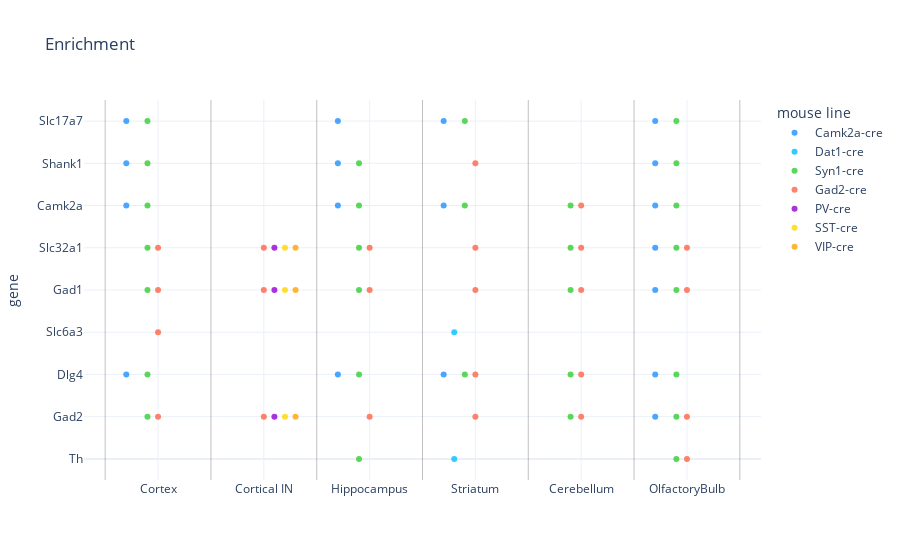

Notebook code cell kept with this figure:
### Code cell
### --- PLOT ENRICHMENT --- ###
df = df_enriched

list_region = []
list_mouse = []
for key in df.columns:
    region, mouse = str.split(key, sep='.')
    list_region.append(region)
    list_mouse.append(mouse)

list_unq_region = ['Cortex', 'CorticalInterneurons', 'Hippocampus', 'Striatum', 'Cerebellum', 'OlfactoryBulb']
list_unq_mouse = ['Camk2a-cre', 'Dat1-cre', 'Syn1-cre', 'Gad2-cre', 'PV-cre', 'SST-cre', 'VIP-cre']

value_x_step = 0.1
value_x_min = -0.3

label_x = list_unq_region
label_y = []
label_gene = []
label_mouse = []
label_region = []
value_x = []
value_y = []
for protein, row_info in df_info.iterrows():
    label_y.append(row_info['gene'])
    row_enriched = df.loc[protein]
    for key, value in row_enriched.items():
        if value == 1:
            region, mouse = str.split(key, sep='.')
            value_x_shift = list_unq_mouse.index(mouse)
            value_x_tick = list_unq_region.index(region) + 1
            value_x_point = value_x_tick + (value_x_min + value_x_step * value_x_shift)
            value_x.append(value_x_point)
            value_y.append(len(label_y) - 1)
            label_mouse.append(mouse)
            label_gene.append(row_info['gene'])
            label_region.append(region)

df = pd.DataFrame({'x': value_x, 'y': value_y, 'mouse line': label_mouse, 'gene': label_gene, 'region': label_region})

color_map = {'Camk2a-cre': '#1E90FF', 
             'Dat1-cre': '#00BFFF',
             'Syn1-cre': '#32CD32',
             'Gad2-cre': '#FF6347',
             'PV-cre': '#9400D3',
             'SST-cre': '#FFD700',
             'VIP-cre': '#FFA500'}

label_x[1] = 'Cortical IN'
print(label_x)
print(label_y)

fig = px.scatter(df, x='x', y='y', color='mouse line', opacity=0.8,
                 title='Enrichment',
                 category_orders={'mouse line': list_unq_mouse},
                 color_discrete_map=color_map,
                 template='plotly_white',
                 hover_name = 'gene',
                 hover_data={'region':True,'x':False,'mouse line':True, 'gene':False})

fig.update_layout(xaxis=dict(tickmode="array", tickvals=np.arange(0, len(label_x)) + 1,
                              ticktext=label_x),
                  yaxis=dict(tickmode="array", tickvals=np.arange(0, len(label_y)),
                              ticktext=label_y),
                  xaxis_range=[0.3, 6.7],
                  yaxis_range=[-0.5, len(label_y) - 0.5],
                  xaxis_title='',
                  yaxis_title='gene',
                 )

for vidx in range(len(label_x)+1):
    fig.add_vline(x=vidx + .5, line_color='grey', line_width=0.5)


fig.show()

### Figure 1 — Plotly figure (JSON) as saved in the notebook; plotly's stock layout.template omitted (floating-point values rounded to 4 significant figures)
{"data": [{"customdata": [["OlfactoryBulb", "Camk2a-cre", "Gad2"], ["Cortex", "Camk2a-cre", "Dlg4"], ["Hippocampus", "Camk2a-cre", "Dlg4"], ["Striatum", "Camk2a-cre", "Dlg4"], ["OlfactoryBulb", "Camk2a-cre", "Dlg4"], ["OlfactoryBulb", "Camk2a-cre", "Gad1"], ["OlfactoryBulb", "Camk2a-cre", "Slc32a1"], ["Cortex", "Camk2a-cre", "Camk2a"], ["Hippocampus", "Camk2a-cre", "Camk2a"], ["Striatum", "Camk2a-cre", "Camk2a"], ["OlfactoryBulb", "Camk2a-cre", "Camk2a"], ["Cortex", "Camk2a-cre", "Shank1"], ["Hippocampus", "Camk2a-cre", "Shank1"], ["OlfactoryBulb", "Camk2a-cre", "Shank1"], ["Cortex", "Camk2a-cre", "Slc17a7"], ["Hippocampus", "Camk2a-cre", "Slc17a7"], ["Striatum", "Camk2a-cre", "Slc17a7"], ["OlfactoryBulb", "Camk2a-cre", "Slc17a7"]], "hovertemplate": "<b>%{hovertext}</b><br><br>mouse line=%{customdata[1]}<br>y=%{y}<br>region=%{customdata[0]}<extra></extra>", "hovertext": ["Gad2", "Dlg4", "Dlg4", "Dlg4", "Dlg4", "Gad1", "Slc32a1", "Camk2a", "Camk2a", "Camk2a", "Camk2a", "Shank1", "Shank1", "Shank1", "Slc17a7", "Slc17a7", "Slc17a7", "Slc17a7"], "legendgroup": "Camk2a-cre", "marker": {"color": "#1E90FF", "opacity": 0.8, "symbol": "circle"}, "mode": "markers", "name": "Camk2a-cre", "orientation": "v", "showlegend": true, "type": "scatter", "x": [5.7, 0.7, 2.7, 3.7, 5.7, 5.7, 5.7, 0.7, 2.7, 3.7, 5.7, 0.7, 2.7, 5.7, 0.7, 2.7, 3.7, 5.7], "xaxis": "x", "y": [1, 2, 2, 2, 2, 4, 5, 6, 6, 6, 6, 7, 7, 7, 8, 8, 8, 8], "yaxis": "y"}, {"customdata": [["Striatum", "Dat1-cre", "Th"], ["Striatum", "Dat1-cre", "Slc6a3"]], "hovertemplate": "<b>%{hovertext}</b><br><br>mouse line=%{customdata[1]}<br>y=%{y}<br>region=%{customdata[0]}<extra></extra>", "hovertext": ["Th", "Slc6a3"], "legendgroup": "Dat1-cre", "marker": {"color": "#00BFFF", "opacity": 0.8, "symbol": "circle"}, "mode": "markers", "name": "Dat1-cre", "orientation": "v", "showlegend": true, "type": "scatter", "x": [3.8, 3.8], "xaxis": "x", "y": [0, 3], "yaxis": "y"}, {"customdata": [["Hippocampus", "Syn1-cre", "Th"], ["OlfactoryBulb", "Syn1-cre", "Th"], ["Cortex", "Syn1-cre", "Gad2"], ["Cerebellum", "Syn1-cre", "Gad2"], ["OlfactoryBulb", "Syn1-cre", "Gad2"], ["Hippocampus", "Syn1-cre", "Dlg4"], ["Cortex", "Syn1-cre", "Dlg4"], ["Striatum", "Syn1-cre", "Dlg4"], ["Cerebellum", "Syn1-cre", "Dlg4"], ["OlfactoryBulb", "Syn1-cre", "Dlg4"], ["Hippocampus", "Syn1-cre", "Gad1"], ["Cortex", "Syn1-cre", "Gad1"], ["Cerebellum", "Syn1-cre", "Gad1"], ["OlfactoryBulb", "Syn1-cre", "Gad1"], ["Hippocampus", "Syn1-cre", "Slc32a1"], ["Cortex", "Syn1-cre", "Slc32a1"], ["Cerebellum", "Syn1-cre", "Slc32a1"], ["OlfactoryBulb", "Syn1-cre", "Slc32a1"], ["Hippocampus", "Syn1-cre", "Camk2a"], ["Cortex", "Syn1-cre", "Camk2a"], ["Striatum", "Syn1-cre", "Camk2a"], ["Cerebellum", "Syn1-cre", "Camk2a"], ["OlfactoryBulb", "Syn1-cre", "Camk2a"], ["Hippocampus", "Syn1-cre", "Shank1"], ["Cortex", "Syn1-cre", "Shank1"], ["OlfactoryBulb", "Syn1-cre", "Shank1"], ["Cortex", "Syn1-cre", "Slc17a7"], ["Striatum", "Syn1-cre", "Slc17a7"], ["OlfactoryBulb", "Syn1-cre", "Slc17a7"]], "hovertemplate": "<b>%{hovertext}</b><br><br>mouse line=%{customdata[1]}<br>y=%{y}<br>region=%{customdata[0]}<extra></extra>", "hovertext": ["Th", "Th", "Gad2", "Gad2", "Gad2", "Dlg4", "Dlg4", "Dlg4", "Dlg4", "Dlg4", "Gad1", "Gad1", "Gad1", "Gad1", "Slc32a1", "Slc32a1", "Slc32a1", "Slc32a1", "Camk2a", "Camk2a", "Camk2a", "Camk2a", "Camk2a", "Shank1", "Shank1", "Shank1", "Slc17a7", "Slc17a7", "Slc17a7"], "legendgroup": "Syn1-cre", "marker": {"color": "#32CD32", "opacity": 0.8, "symbol": "circle"}, "mode": "markers", "name": "Syn1-cre", "orientation": "v", "showlegend": true, "type": "scatter", "x": [2.9, 5.9, 0.9, 4.9, 5.9, 2.9, 0.9, 3.9, 4.9, 5.9, 2.9, 0.9, 4.9, 5.9, 2.9, 0.9, 4.9, 5.9, 2.9, 0.9, 3.9, 4.9, 5.9, 2.9, 0.9, 5.9, 0.9, 3.9, 5.9], "xaxis": "x", "y": [0, 0, 1, 1, 1, 2, 2, 2, 2, 2, 4, 4, 4, 4, 5, 5, 5, 5, 6, 6, 6, 6, 6, 7, 7, 7, 8, 8, 8], "yaxis": "y"}, {"customdata": [["OlfactoryBulb", "Gad2-cre", "Th"], ["CorticalInterneurons", "Gad2-cre", "Gad2"], ["Cortex", "Gad2-cre", "Gad2"], ["Hippocampus", "Gad2-cre", "Gad2"], ["Cerebellum", "Gad2-cre", "Gad2"], ["OlfactoryBulb", "Gad2-cre", "Gad2"], ["Striatum", "Gad2-cre", "Gad2"], ["Cerebellum", "Gad2-cre", "Dlg4"], ["Striatum", "Gad2-cre", "Dlg4"], ["Cortex", "Gad2-cre", "Slc6a3"], ["CorticalInterneurons", "Gad2-cre", "Gad1"], ["Cortex", "Gad2-cre", "Gad1"], ["Hippocampus", "Gad2-cre", "Gad1"], ["Cerebellum", "Gad2-cre", "Gad1"], ["OlfactoryBulb", "Gad2-cre", "Gad1"], ["Striatum", "Gad2-cre", "Gad1"], ["CorticalInterneurons", "Gad2-cre", "Slc32a1"], ["Cortex", "Gad2-cre", "Slc32a1"], ["Hippocampus", "Gad2-cre", "Slc32a1"], ["Cerebellum", "Gad2-cre", "Slc32a1"], ["OlfactoryBulb", "Gad2-cre", "Slc32a1"], ["Striatum", "Gad2-cre", "Slc32a1"], ["Cerebellum", "Gad2-cre", "Camk2a"], ["Striatum", "Gad2-cre", "Shank1"]], "hovertemplate": "<b>%{hovertext}</b><br><br>mouse line=%{customdata[1]}<br>y=%{y}<br>region=%{customdata[0]}<extra></extra>", "hovertext": ["Th", "Gad2", "Gad2", "Gad2", "Gad2", "Gad2", "Gad2", "Dlg4", "Dlg4", "Slc6a3", "Gad1", "Gad1", "Gad1", "Gad1", "Gad1", "Gad1", "Slc32a1", "Slc32a1", "Slc32a1", "Slc32a1", "Slc32a1", "Slc32a1", "Camk2a", "Shank1"], "legendgroup": "Gad2-cre", "marker": {"color": "#FF6347", "opacity": 0.8, "symbol": "circle"}, "mode": "markers", "name": "Gad2-cre", "orientation": "v", "showlegend": true, "type": "scatter", "x": [6, 2, 1, 3, 5, 6, 4, 5, 4, 1, 2, 1, 3, 5, 6, 4, 2, 1, 3, 5, 6, 4, 5, 4], "xaxis": "x", "y": [0, 1, 1, 1, 1, 1, 1, 2, 2, 3, 4, 4, 4, 4, 4, 4, 5, 5, 5, 5, 5, 5, 6, 7], "yaxis": "y"}, {"customdata": [["CorticalInterneurons", "PV-cre", "Gad2"], ["CorticalInterneurons", "PV-cre", "Gad1"], ["CorticalInterneurons", "PV-cre", "Slc32a1"]], "hovertemplate": "<b>%{hovertext}</b><br><br>mouse line=%{customdata[1]}<br>y=%{y}<br>region=%{customdata[0]}<extra></extra>", "hovertext": ["Gad2", "Gad1", "Slc32a1"], "legendgroup": "PV-cre", "marker": {"color": "#9400D3", "opacity": 0.8, "symbol": "circle"}, "mode": "markers", "name": "PV-cre", "orientation": "v", "showlegend": true, "type": "scatter", "x": [2.1, 2.1, 2.1], "xaxis": "x", "y": [1, 4, 5], "yaxis": "y"}, {"customdata": [["CorticalInterneurons", "SST-cre", "Gad2"], ["CorticalInterneurons", "SST-cre", "Gad1"], ["CorticalInterneurons", "SST-cre", "Slc32a1"]], "hovertemplate": "<b>%{hovertext}</b><br><br>mouse line=%{customdata[1]}<br>y=%{y}<br>region=%{customdata[0]}<extra></extra>", "hovertext": ["Gad2", "Gad1", "Slc32a1"], "legendgroup": "SST-cre", "marker": {"color": "#FFD700", "opacity": 0.8, "symbol": "circle"}, "mode": "markers", "name": "SST-cre", "orientation": "v", "showlegend": true, "type": "scatter", "x": [2.2, 2.2, 2.2], "xaxis": "x", "y": [1, 4, 5], "yaxis": "y"}, {"customdata": [["CorticalInterneurons", "VIP-cre", "Gad2"], ["CorticalInterneurons", "VIP-cre", "Gad1"], ["CorticalInterneurons", "VIP-cre", "Slc32a1"]], "hovertemplate": "<b>%{hovertext}</b><br><br>mouse line=%{customdata[1]}<br>y=%{y}<br>region=%{customdata[0]}<extra></extra>", "hovertext": ["Gad2", "Gad1", "Slc32a1"], "legendgroup": "VIP-cre", "marker": {"color": "#FFA500", "opacity": 0.8, "symbol": "circle"}, "mode": "markers", "name": "VIP-cre", "orientation": "v", "showlegend": true, "type": "scatter", "x": [2.3, 2.3, 2.3], "xaxis": "x", "y": [1, 4, 5], "yaxis": "y"}], "layout": {"autosize": true, "legend": {"title": {"text": "mouse line"}, "tracegroupgap": 0}, "shapes": [{"line": {"color": "grey", "width": 0.5}, "type": "line", "x0": 0.5, "x1": 0.5, "xref": "x", "y0": 0, "y1": 1, "yref": "y domain"}, {"line": {"color": "grey", "width": 0.5}, "type": "line", "x0": 1.5, "x1": 1.5, "xref": "x", "y0": 0, "y1": 1, "yref": "y domain"}, {"line": {"color": "grey", "width": 0.5}, "type": "line", "x0": 2.5, "x1": 2.5, "xref": "x", "y0": 0, "y1": 1, "yref": "y domain"}, {"line": {"color": "grey", "width": 0.5}, "type": "line", "x0": 3.5, "x1": 3.5, "xref": "x", "y0": 0, "y1": 1, "yref": "y domain"}, {"line": {"color": "grey", "width": 0.5}, "type": "line", "x0": 4.5, "x1": 4.5, "xref": "x", "y0": 0, "y1": 1, "yref": "y domain"}, {"line": {"color": "grey", "width": 0.5}, "type": "line", "x0": 5.5, "x1": 5.5, "xref": "x", "y0": 0, "y1": 1, "yref": "y domain"}, {"line": {"color": "grey", "width": 0.5}, "type": "line", "x0": 6.5, "x1": 6.5, "xref": "x", "y0": 0, "y1": 1, "yref": "y domain"}], "title": {"text": "Enrichment"}, "xaxis": {"anchor": "y", "domain": [0, 1], "range": [0.3, 6.7], "tickmode": "array", "ticktext": ["Cortex", "Cortical IN", "Hippocampus", "Striatum", "Cerebellum", "OlfactoryBulb"], "tickvals": [1, 2, 3, 4, 5, 6], "title": {"text": ""}, "type": "linear"}, "yaxis": {"anchor": "x", "domain": [0, 1], "range": [-0.5, 8.5], "tickmode": "array", "ticktext": ["Th", "Gad2", "Dlg4", "Slc6a3", "Gad1", "Slc32a1", "Camk2a", "Shank1", "Slc17a7"], "tickvals": [0, 1, 2, 3, 4, 5, 6, 7, 8], "title": {"text": "gene"}, "type": "linear"}}}
